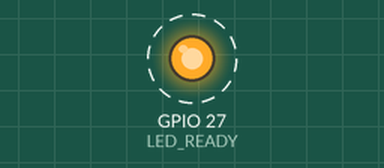
This sketch was run on a simulated ESP32. Shown: output pins drawn as LEDs (lit = HIGH). Dashed ring = blinking.

Above: at 0.5 s.
Timing chart, 0 to 4.6 s (numbered marks = the images above):
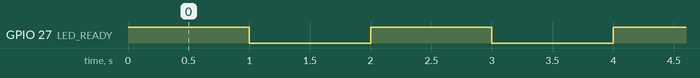

Measured:
- by itself, GPIO 27 (LED_READY): alternates HIGH for 1.0 s and LOW for 1.0 s

The sketch:

ReadyLedBlink.ino
```cpp
#include"./src/Artila-Matrix310.h"
void setup() {
  // initialize digital pin LED_BUILTIN as an output.
  pinMode(LED_READY, OUTPUT); // pin 27
}

void loop() {
  digitalWrite(LED_READY, HIGH);  // turn the LED on (HIGH is the voltage level)
  delay(1000);                      // wait for a second
  digitalWrite(LED_READY, LOW);   // turn the LED off by making the voltage LOW
  delay(1000);                      // wait for a second
}
```

Artila-Matrix310.h
```cpp
/*
 *   (C) Artila Electronics Co., Ltd. All Rights Reserved.
 *       Date: 2022.06.10
 */

#define LIB_VERSION "0.1.0"

// LED
#define LED_READY   27
#define LED_WIFI    21

//LAN
#define LAN_SCLK    18
#define LAN_MISO    19
#define LAN_MOSI    23
#define LAN_CS      5
#define LAN_RST     22

// SD Card
#define SD_MISO     12
#define SD_MOSI     13
#define SD_SCK      14
#define SD_CS       15

// DIO
#define DO1         25
#define DI1         36
#define DI2         39

// Switch
#define SW_1        34
#define SW_2        26
#define SW_4        35

// RS-485
#define COM1_RX     16//out
#define COM1_TX     17//in
#define COM1_RTS    4//request to send

// RS-232
#define COM2_RX     33
#define COM2_TX     32
```
